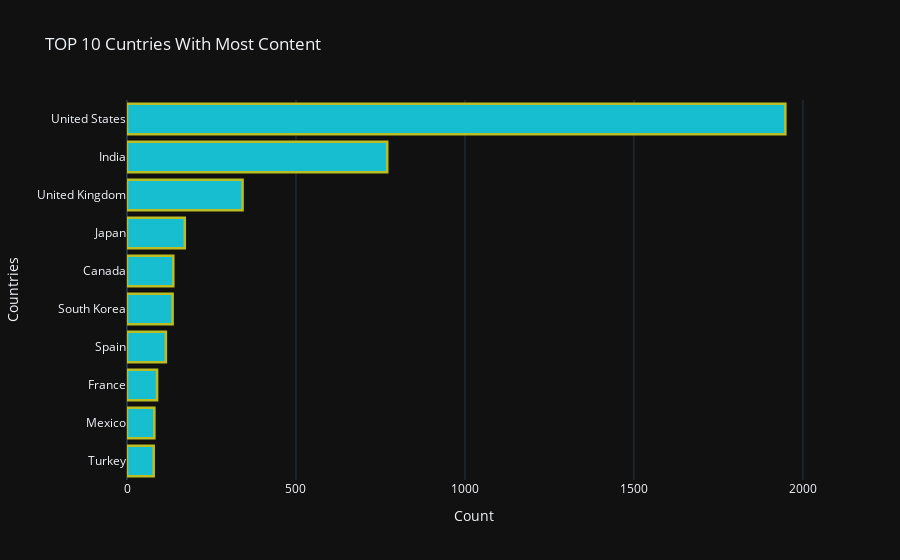

Here is the notebook cell this chart was saved with:
### Markdown cell above
### Top 10 Countries with most content

### Code cell
temp_country = df['country'].value_counts().reset_index()[:10]
temp_country = temp_country.sort_values('country')

# create trace1
trace_country = go.Bar(
                y = temp_country['index'],
                x = temp_country['country'],orientation='h',
                marker = dict(color = 'rgb(23, 190, 207)',
                              line=dict(color='rgb(188, 189, 34)',width=2.5)))
layout = go.Layout(template= "plotly_dark",title = 'TOP 10 Cuntries With Most Content' , 
                  xaxis = dict(title = 'Count'), yaxis = dict(title = 'Countries'))
fig = go.Figure(data = [trace_country],layout=layout)
fig.show()

### Figure 1 — Plotly figure (JSON) as saved in the notebook; plotly's stock layout.template omitted (floating-point values rounded to 4 significant figures)
{"data": [{"marker": {"color": "rgb(23, 190, 207)", "line": {"color": "rgb(188, 189, 34)", "width": 2.5}}, "orientation": "h", "type": "bar", "x": [79, 81, 89, 115, 135, 137, 171, 342, 770, 1948], "y": ["Turkey", "Mexico", "France", "Spain", "South Korea", "Canada", "Japan", "United Kingdom", "India", "United States"]}], "layout": {"title": {"text": "TOP 10 Cuntries With Most Content"}, "xaxis": {"title": {"text": "Count"}}, "yaxis": {"title": {"text": "Countries"}}}}
